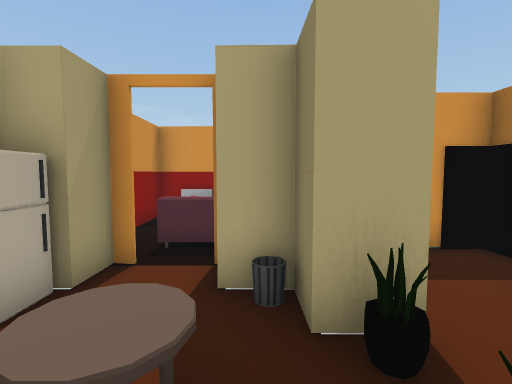
View 1 (above)

12 first-person views from a walk through a 3-D level made in the Unity game engine. The camera is 1.5 m above the floor, tilts 4° down and sees 85° across. The floor is counted in squares, 1 m on a side. Each view is taken from the middle of a square. On the plan, view 1 faces up. The plan holds only what a view shows up to about 14 squares ahead; the rest is blank. The player is left out. Some animated figures are not drawn. Some surface patterns are stand-ins.

View 2
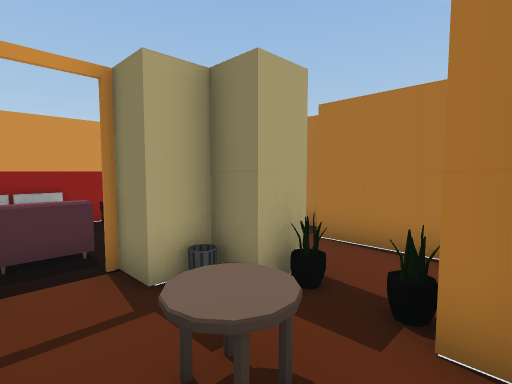

View 3
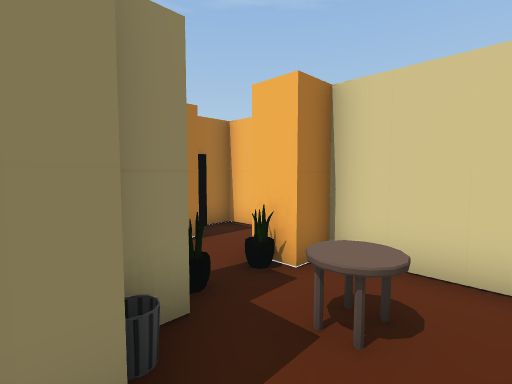

View 4
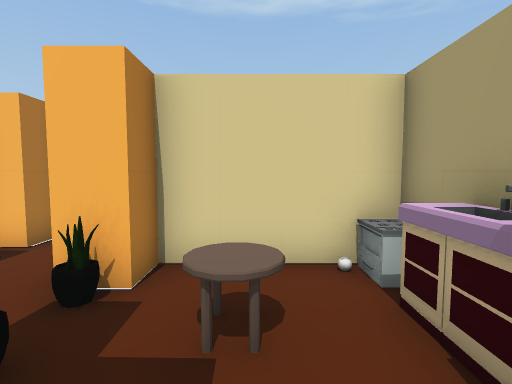

View 5
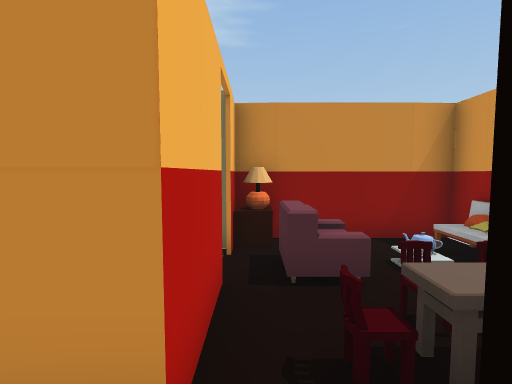

View 6
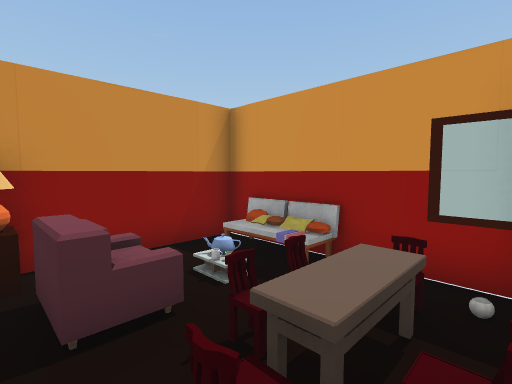

View 7
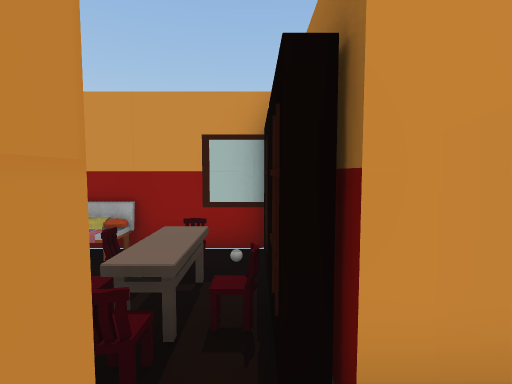

View 8
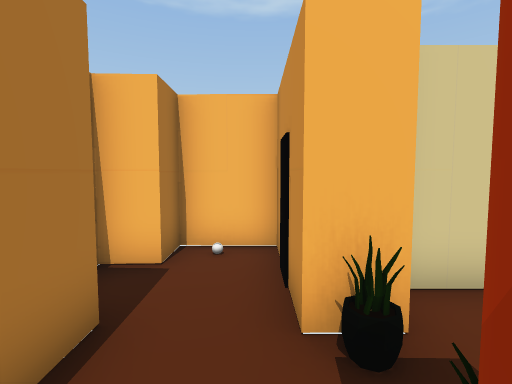

View 9
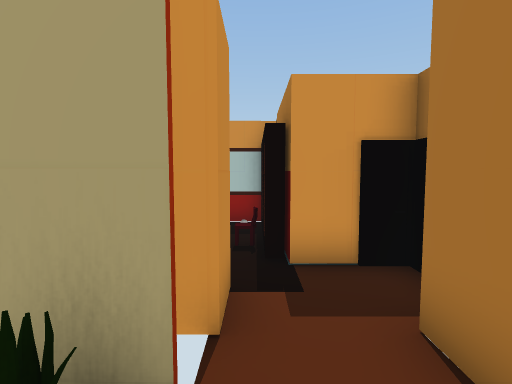

View 10
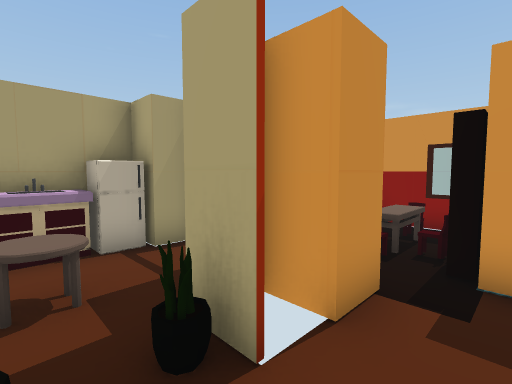

View 11
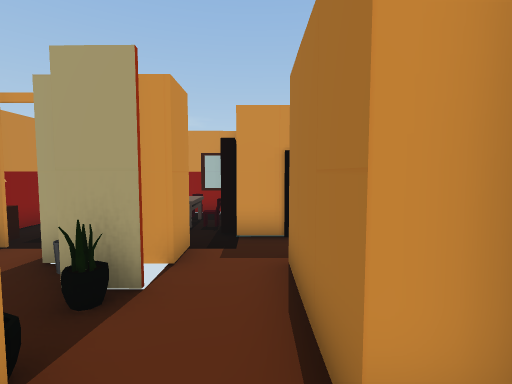

View 12
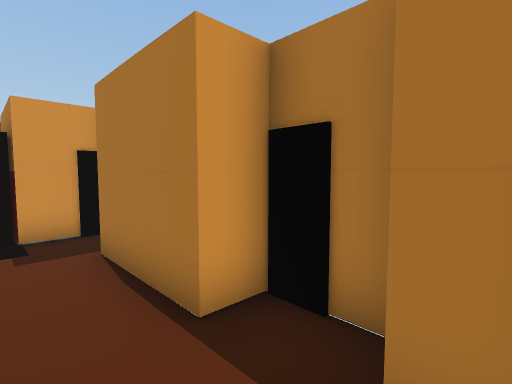

### Floor plan
Points are (right, up) in squares from view 1. A wall is a line through its corners. A room is listed if a view was taken in it or the views show most of it. See-through windows are left out.
Room 1 (views 1, 2, 5, 6, 7, 8, 9, 10, 11, 12)
walls: (1.6, 2.5) (0.6, 2.5); (4.3, 0.3) (3.5, 0.4) (3.6, 3.6); (1.5, -2.6) (3.5, -2.6) (3.5, -1.5) (4.5, -1.4) (4.5, -0.4); (1.7, 4.6) (1.7, 3.5) (0.6, 3.5) (-0.5, 3.5); (-2.5, -0.5) (0.6, -0.5) (0.6, 0.5) (1.7, 0.5) (1.7, -0.6); (4.5, 4.1) (4.5, 5.4) (2.6, 5.4)
ways out: opening at (-1.2, 3.5) to room 2; opening at (2, -2); opening at (4, 0)
objects: other object (-3, 0); other object (-3, 1) to (-3, 2); other object (-1, 1) to (-1, 2); other object (1, 1); other object (1, 2)
Room 2 (views 3, 4)
walls: (-2.3, 4.4) (-2.3, 3.5) (-2.9, 3.5); (-0.5, 3.5) (-0.5, 4.6) (1.7, 4.6); (2.2, 5.6) (2.2, 6.4); (2.6, 5.4) (2.6, 6.8); (2.2, 8) (2.2, 9.4) (-3.2, 9.4) (-3.2, 5.4); (0.6, 2.5) (0.6, 3.5)
ways out: opening at (-1.2, 3.5) to room 1
objects: other object (-3, 3); lamp (-3, 5) to (-2, 5); other object (-1, 5); chair (0, 7); other object (0, 9); chair (1, 6); other object (1, 7); chair (1, 8); chair (2, 7)

Positions as (right, up) in squares from view 1, and headings:
1: (0, 0), facing up
2: (-2, 0), facing up-right
3: (-2, 4), facing down-right
4: (-1, 4), facing down
5: (3, 5), facing left
6: (2, 5), facing up-left
7: (2, 4), facing up
8: (2, 3), facing down
9: (2, 1), facing up
10: (3, 1), facing up-left
11: (3, -1), facing up
12: (2, -2), facing up-right
